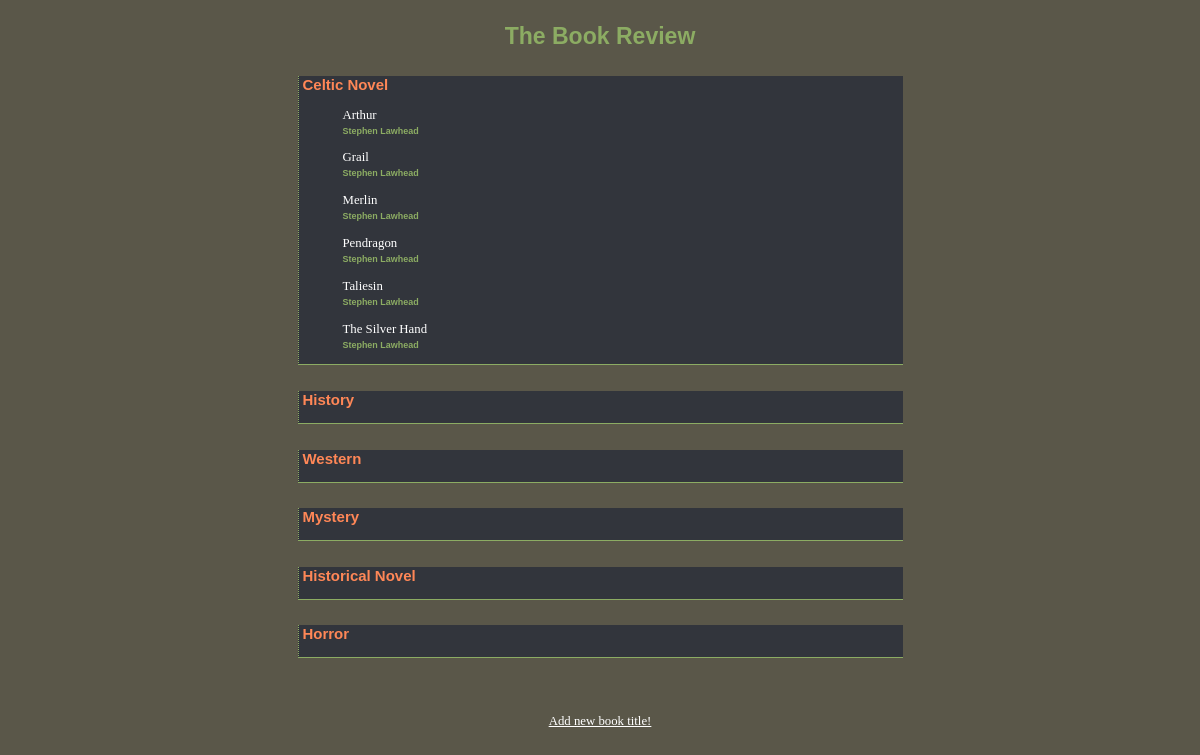
The page / on the database its author committed.
### tables this page shows
CREATE TABLE `categories` (
  `id` int(11) NOT NULL AUTO_INCREMENT,
  `name` varchar(255) NOT NULL,
  PRIMARY KEY (`id`)
);

CREATE TABLE `bookstuff` (
  `bookCode` int(11) NOT NULL AUTO_INCREMENT,
  `bookTitle` varchar(255) NOT NULL,
  `catId` int(11) NOT NULL,
  `authorId` int(11) NOT NULL,
  PRIMARY KEY (`bookCode`)
);

CREATE TABLE `authors` (
  `id` int(11) NOT NULL AUTO_INCREMENT,
  `authorName` varchar(255) NOT NULL DEFAULT '',
  PRIMARY KEY (`id`)
);

### sanitize.php (called while the page is built)
<?php
function sanitizeString($type, $field) {
  return filter_input($type, $field, FILTER_SANITIZE_STRING);
}

### index.php (the view, shortened to what this page needs)
<!DOCTYPE html>
<html lang="en">
<head>
  <link rel="stylesheet" href="css/bookLister.css">
</head>
<body>
  <div class="wrapper">
  <?php
  require 'sanitize.php';
  function callQuery($pdo, $query, $error) {
    try {
      return $pdo->query($query);
    } catch (PDOException $ex) {
      $error .= $ex->getMessage();
      include 'error.html.php';
      throw $ex;
    }
  }
  require 'dbConnect.php';
    ?>
    <?php
  echo "\t<h2 id=\"topHeading\">The Book Review</h2>\n";
  $query = 'SELECT * FROM categories';
  $errorMsg = 'Error fetching book categories';
  $categoryResult = callQuery($pdo, $query, $errorMsg);
  while ($bookType = $categoryResult->fetch()) {
    $genreId = $bookType['id'];
    $genreName = $bookType['name'];
    ?>
    <div class="bookGenre">
      <h3><?= $genreName ?></h3>
    <?php
    $query = "SELECT bookTitle, authorName FROM bookstuff, authors
              WHERE bookstuff.authorId = authors.id AND bookstuff.catId = $genreId
              ORDER BY 1";
    $errorMsg = 'Error fetching book info: ';
    $booksResult = callQuery($pdo, $query, $errorMsg);
    ?>
      <blockquote>
    <?php
    while ($book = $booksResult->fetch()) {
      ?>
        <p>
          <?= $book['bookTitle'] ?><br>
          <span class="author"><?= $book['authorName'] ?></span>
        </p>
      <?php
    }
    ?>
      </blockquote>
    </div>
    <?php
  }
  ?>
    <br><br><?php
    $thisPage = sanitizeString(INPUT_SERVER, "PHP_SELF");
    ?>
    <a href="<?php echo "$thisPage?clicked=1" ?>">Add new book title!</a>
  </div>
</body>
</html>

### css/bookLister.css (style rules this page uses)
body { color: #ffffff; background-color: #5a5749; font-family: Verdana; font-size: 0.8em; text-align:center; }
h2 { color: navy; font-family: Trebuchet MS; margin-top: 1em; }
h2#topHeading { color: #8cac63; font-family: Tekton Pro, Arial; font-size: 1.8em; font-weight: 800; text-align: center; }
blockquote { padding: 0; }
.author { font-weight: 600; font-size: 0.7em; color: #8cac63; font-family: Arial; }
.bookGenre { background-color: #32353c; width: 600px; margin: 2em auto; padding-left: 4px; border-left: 1px dotted #8cac63; border-bottom: 1px solid #8cac63; text-align: left; }
div.bookGenre h3 { color: #ff8757; font-family: Arial; }
a { color: #fff; }

### rows shown on the page
categories: name "Celtic Novel"
bookstuff: bookTitle "Arthur", authorId.authorName "Stephen Lawhead"
bookstuff: bookTitle "Grail", authorId.authorName "Stephen Lawhead"
bookstuff: bookTitle "Merlin", authorId.authorName "Stephen Lawhead"
bookstuff: bookTitle "Pendragon", authorId.authorName "Stephen Lawhead"
bookstuff: bookTitle "Taliesin", authorId.authorName "Stephen Lawhead"
bookstuff: bookTitle "The Silver Hand", authorId.authorName "Stephen Lawhead"
categories: name "History"
categories: name "Western"
categories: name "Mystery"
categories: name "Historical Novel"
categories: name "Horror"
